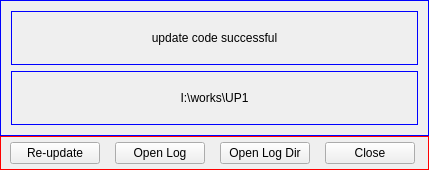
<?xml version="1.0" encoding="UTF-8"?>
<ui version="4.0">
 <class>QtGuiApplication1Class</class>
 <widget class="QMainWindow" name="QtGuiApplication1Class">
  <property name="geometry">
   <rect>
    <x>0</x>
    <y>0</y>
    <width>429</width>
    <height>170</height>
   </rect>
  </property>
  <property name="windowTitle">
   <string>Notification</string>
  </property>
  <widget class="QWidget" name="centralWidget">
   <layout class="QVBoxLayout" name="verticalLayout" stretch="8,2">
    <property name="spacing">
     <number>0</number>
    </property>
    <property name="leftMargin">
     <number>0</number>
    </property>
    <property name="topMargin">
     <number>0</number>
    </property>
    <property name="rightMargin">
     <number>0</number>
    </property>
    <property name="bottomMargin">
     <number>0</number>
    </property>
    <item>
     <widget class="QWidget" name="widget_top" native="true">
      <property name="styleSheet">
       <string notr="true">border:1px solid blue;</string>
      </property>
      <layout class="QVBoxLayout" name="verticalLayout_2">
       <item>
        <widget class="QLabel" name="lbl_info">
         <property name="styleSheet">
          <string notr="true">
QLabel{
font: 25px &quot;Consolas&quot;;
}

QLabel[error=true] {
font: 25px &quot;Consolas&quot;;
	color: rgb(255, 0, 0);
}</string>
         </property>
         <property name="text">
          <string>update code successful</string>
         </property>
         <property name="alignment">
          <set>Qt::AlignCenter</set>
         </property>
        </widget>
       </item>
       <item>
        <widget class="QLabel" name="lbl_update_path">
         <property name="styleSheet">
          <string notr="true">font: 25px &quot;Consolas&quot;;</string>
         </property>
         <property name="text">
          <string>I:\works\UP1</string>
         </property>
         <property name="alignment">
          <set>Qt::AlignCenter</set>
         </property>
        </widget>
       </item>
      </layout>
     </widget>
    </item>
    <item>
     <widget class="QWidget" name="widget_bottom" native="true">
      <property name="styleSheet">
       <string notr="true">QWidget#widget_bottom {
border:1px solid red;
}</string>
      </property>
      <layout class="QHBoxLayout" name="horizontalLayout">
       <property name="spacing">
        <number>5</number>
       </property>
       <property name="leftMargin">
        <number>0</number>
       </property>
       <property name="topMargin">
        <number>0</number>
       </property>
       <property name="rightMargin">
        <number>0</number>
       </property>
       <property name="bottomMargin">
        <number>0</number>
       </property>
       <item>
        <widget class="QPushButton" name="btn_re_update">
         <property name="sizePolicy">
          <sizepolicy hsizetype="Fixed" vsizetype="Fixed">
           <horstretch>0</horstretch>
           <verstretch>0</verstretch>
          </sizepolicy>
         </property>
         <property name="minimumSize">
          <size>
           <width>90</width>
           <height>0</height>
          </size>
         </property>
         <property name="text">
          <string>Re-update</string>
         </property>
        </widget>
       </item>
       <item>
        <widget class="QPushButton" name="btn_open_log">
         <property name="sizePolicy">
          <sizepolicy hsizetype="Fixed" vsizetype="Fixed">
           <horstretch>0</horstretch>
           <verstretch>0</verstretch>
          </sizepolicy>
         </property>
         <property name="minimumSize">
          <size>
           <width>90</width>
           <height>0</height>
          </size>
         </property>
         <property name="text">
          <string>Open Log</string>
         </property>
        </widget>
       </item>
       <item>
        <widget class="QPushButton" name="btn_open_log_dir">
         <property name="sizePolicy">
          <sizepolicy hsizetype="Fixed" vsizetype="Fixed">
           <horstretch>0</horstretch>
           <verstretch>0</verstretch>
          </sizepolicy>
         </property>
         <property name="minimumSize">
          <size>
           <width>90</width>
           <height>0</height>
          </size>
         </property>
         <property name="text">
          <string>Open Log Dir</string>
         </property>
        </widget>
       </item>
       <item>
        <widget class="QPushButton" name="btn_close">
         <property name="sizePolicy">
          <sizepolicy hsizetype="Fixed" vsizetype="Fixed">
           <horstretch>0</horstretch>
           <verstretch>0</verstretch>
          </sizepolicy>
         </property>
         <property name="minimumSize">
          <size>
           <width>90</width>
           <height>0</height>
          </size>
         </property>
         <property name="text">
          <string>Close</string>
         </property>
        </widget>
       </item>
      </layout>
     </widget>
    </item>
   </layout>
  </widget>
 </widget>
 <layoutdefault spacing="6" margin="11"/>
 <resources>
  <include location="QtGuiApplication1.qrc"/>
 </resources>
 <connections/>
</ui>
